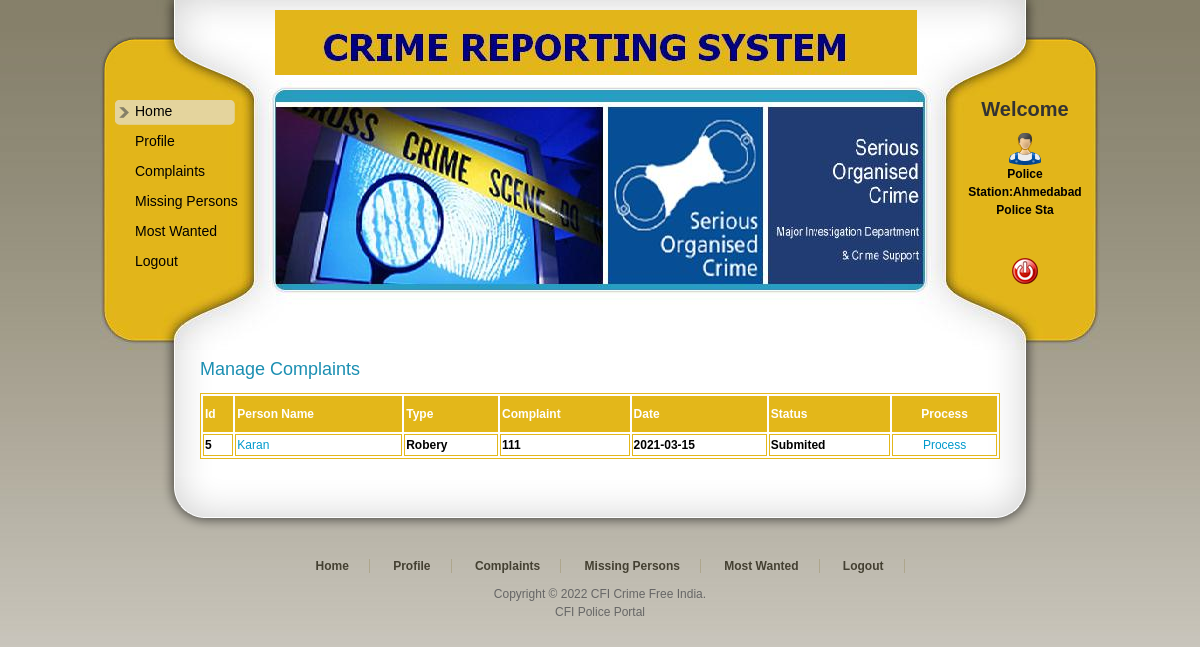
Screenshot of /PoliceStation/Complains.php (signed in) with the database file from the repository.
### tables this page shows
CREATE TABLE IF NOT EXISTS `complaint_tbl` (
  `Complaint_Id` int(11) NOT NULL AUTO_INCREMENT,
  `User_Id` int(11) NOT NULL,
  `Station_Name` varchar(50) NOT NULL,
  `Complaint_Type` varchar(20) NOT NULL,
  `Complaint_Desc` varchar(100) NOT NULL,
  `Complaint_Date` date NOT NULL,
  `Status` varchar(10) NOT NULL,
  PRIMARY KEY (`Complaint_Id`)
);

CREATE TABLE IF NOT EXISTS `user_tbl` (
  `User_Id` int(11) NOT NULL AUTO_INCREMENT,
  `Name` varchar(20) NOT NULL,
  `Address` varchar(100) NOT NULL,
  `City` varchar(20) NOT NULL,
  `Mobile` int(11) NOT NULL,
  `Email` varchar(20) NOT NULL,
  `Gender` varchar(10) NOT NULL,
  `BirthDate` date NOT NULL,
  `UserName` varchar(20) NOT NULL,
  `Password` varchar(20) NOT NULL,
  `Station_Name` varchar(20) NOT NULL,
  `VerificationProof` varchar(100) NOT NULL,
  PRIMARY KEY (`User_Id`)
);

### PoliceStation/Complains.php (the view, shortened to what this page needs)
<!DOCTYPE html PUBLIC "-//W3C//DTD XHTML 1.0 Transitional//EN" "http://www.w3.org/TR/xhtml1/DTD/xhtml1-transitional.dtd">
<html xmlns="http://www.w3.org/1999/xhtml">
<head>
<link href="templatemo_style.css" rel="stylesheet" type="text/css" />
</head>
<body>
<div id="templatemo_wrapper">
   <?php
   include "Header.php"
   ?>
    <div id="templatemo_content">
    	<div class="section_w800">
           <h2>Manage Complaints</h2>
           <table width="100%" border="1" bordercolor="#E3B71A" >
             <tr>
               <th height="32" bgcolor="#E3B71A" class="style6"><div align="left" class="style9 style2 style4"><strong>Id</strong></div></th>
               <th bgcolor="#E3B71A" class="style6"><div align="left" class="style9 style2 style4"><strong>Person Name</strong></div></th>
               <th height="32" bgcolor="#E3B71A" class="style6"><div align="left" class="style9 style2 style4"><strong>Type</strong></div></th>
               <th bgcolor="#E3B71A" class="style6"><div align="left" class="style9 style2 style4"><strong>Complaint</strong></div></th>
               <th height="32" bgcolor="#E3B71A" class="style6"><div align="left" class="style9 style2 style4"><strong>Date</strong></div></th>
               <th bgcolor="#E3B71A" class="style6"><div align="left" class="style9 style2 style4"><strong>Status</strong></div></th>
               <th bgcolor="#E3B71A" class="style6 style2"><div align="center" class="style2">Process</div></th>
             </tr>
             <?php
$con = mysql_connect("localhost","root");
$sql = "SELECT complaint_tbl.Complaint_Id, complaint_tbl.User_Id, complaint_tbl.Station_Name, complaint_tbl.Complaint_Type, complaint_tbl.Complaint_Desc, complaint_tbl.Complaint_Date, complaint_tbl.Status, user_tbl.Name
FROM  complaint_tbl, user_tbl
WHERE complaint_tbl.User_Id=user_tbl.User_Id and  complaint_tbl.Station_Name='".$_SESSION['Name']."' and complaint_tbl.Status='Submited'";
$result = mysql_query($sql,$con);
while($row = mysql_fetch_array($result))
{
$Id=$row['Complaint_Id'];
$Name=$row['Name'];
$Type=$row['Complaint_Type'];
$Desc=$row['Complaint_Desc'];
$Status=$row['Status'];
$Date=$row['Complaint_Date'];
$RegId=$row['User_Id'];
?>
             <tr>
               <td class="style6"><div align="left" class="style9 style5 style4 style3"><strong><?php echo $Id;?></strong></div></td>
               <td class="style6"><div align="left" class="style9 style5 style4 style3"><strong><a href="ViewDetail.php?UserId=<?php echo $RegId;?>"><?php echo $Name;?></a></strong></div></td>
               <td class="style6"><div align="left" class="style9 style5 style4 style3"><strong><?php echo $Type;?></strong></div></td>
               <td class="style6"><div align="left" class="style9 style5 style4 style3"><strong><?php echo $Desc;?></strong></div></td>
               <td class="style6"><div align="left" class="style9 style5 style4 style3"><strong><?php echo $Date;?></strong></div></td>
               <td class="style6"><div align="left" class="style9 style5 style4 style3"><strong><?php echo $Status;?></strong></div></td>
               <td class="style6"><div align="center"><a href="Process.php?Id=<?php echo $Id;?>">Process</a></div></td>
             </tr>
             <?php
}
?>
           </table>
          <p>&nbsp;</p>
        </div>
    </div>
   <?php
   include "Footer.php";
   ?>
</div>
</body>
</html>

### PoliceStation/templatemo_style.css (style rules this page uses)
body { margin: 0; padding: 0; line-height: 1.5em; font-family: Arial, Helvetica, sans-serif; font-size: 12px; color: #666; background: #666 url(images/templatemo_body.jpg) repeat-x top; }
a:link, a:visited { color: #0099CC; text-decoration: none; font-weight: normal; }
p { margin: 0px; padding: 0px; }
h2 { margin: 0 0 5px 0; padding: 10px 0; font-size: 24px; font-weight: normal; color: #1b8fb2; }
#templatemo_wrapper { width: 1000px; margin: 0 auto; }
#templatemo_content { clear: both; width: 800px; padding: 0 100px; background: url(images/templatemo_content_middle.png) repeat-y center; }
#templatemo_content h2 { font-size: 18px; }
.section_w800 { clear: both; width: 800px; }

### PoliceStation/Complains.php (style rules this page uses)
.style3 { color: #000000 }
.style6 { color: #CCCCCC }

### rows the page displays
complaint_tbl: Complaint_Id "5", User_Id.Name "Karan", Complaint_Type "Robery", Complaint_Desc "111", Complaint_Date "2021-03-15", Status "Submited"

### other values shown
$_SESSION['Name'] "Ahmedabad Police Sta"
